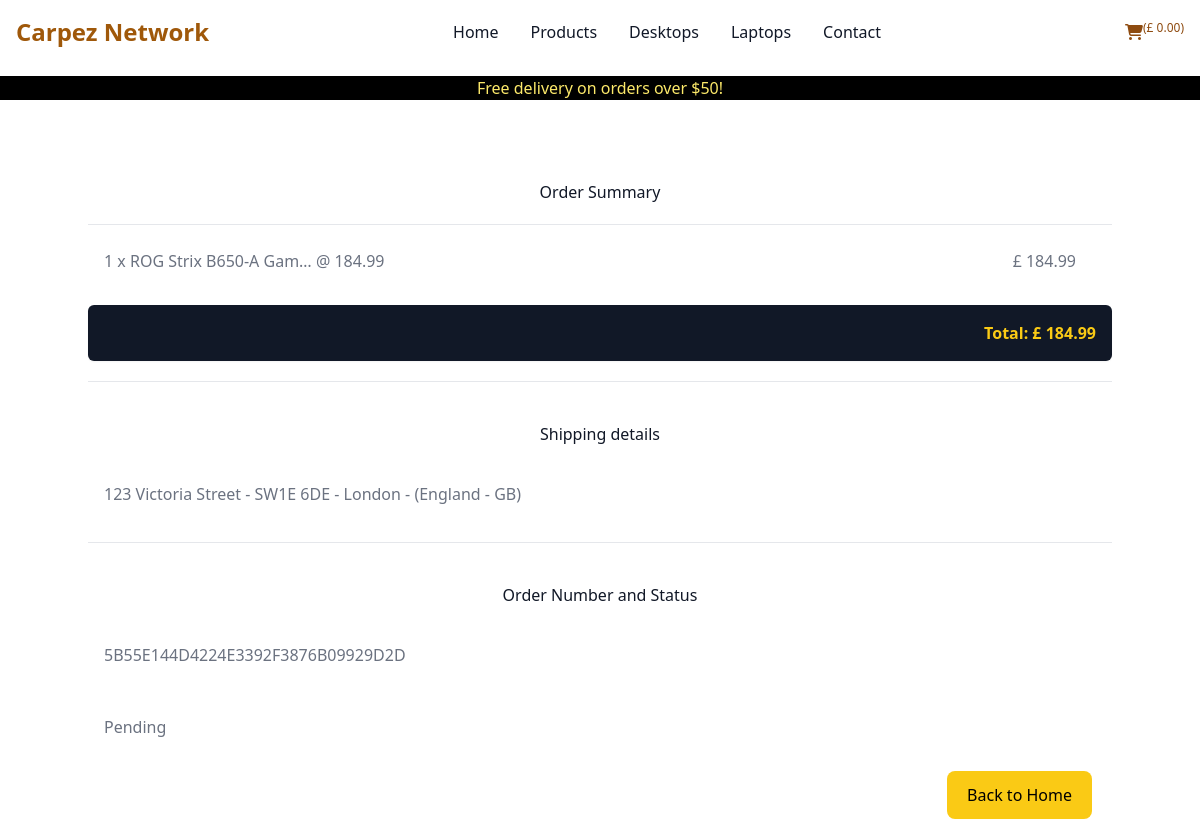
The app's page /checkout/checkout_success/5B55E144D4224E3392F3876B09929D2D with its own data.
### checkout/models.py (models this page shows, shortened)
class OrderLineItem(models.Model):
    order = models.ForeignKey(
        Order,
        null=False,
        blank=False,
        on_delete=models.CASCADE,
        related_name='lineitems'
        )
    product = models.ForeignKey(
        Product,
        null=False,
        blank=False,
        on_delete=models.CASCADE
        )
    quantity = models.IntegerField(null=False, blank=False, default=0)
    lineitem_total = models.DecimalField(
        max_digits=6,
        decimal_places=2,
        null=False,
        blank=False,
        editable=False
        )

class Order(models.Model):
    order_number = models.CharField(max_length=32, null=False, editable=False)
    date = models.DateTimeField(auto_now_add=True)
    delivery_cost = models.DecimalField(
        max_digits=6,
        decimal_places=2,
        null=False,
        default=0
    )
    order_total = models.DecimalField(
        max_digits=10,
        decimal_places=2,
        null=False,
        default=0
    )
    grand_total = models.DecimalField(
        max_digits=10,
        decimal_places=2,
        null=False,
        default=0
    )
    bag_and_shipping_details = models.JSONField(
        encoder=DjangoJSONEncoder,
        decoder=json.JSONDecoder
    )
    full_name = models.CharField(max_length=254, null=True, editable=False)
    email = models.EmailField(max_length=254, null=True, editable=False)
    shipping = models.CharField(max_length=254, null=True, editable=False)
    billing_details = models.JSONField(null=True, blank=True)
    stripe_pid = models.CharField(
        max_length=32,
        null=False,
        blank=False,
        editable=False,
        default="before migration"
    )
    user = models.ForeignKey(
        Dashboard,
        null=True,
        blank=True,
        related_name="orders",
        on_delete=models.SET_NULL
    )
    status = models.CharField(
        max_length=10,
        null=False,
        default='pending',
        choices=[
            ('pending', "Pending"),
            ('confirmed', "Confirmed"),
            ('dispatched', "Dispatched"),
            ('delivered', "delivered")
        ]
    )

### products/models.py (models this page shows, shortened)
class Product(models.Model):
    category = models.ForeignKey(
        'Category', null=True, blank=True, on_delete=models.SET_NULL
    )
    brand = models.ForeignKey(
        'Brand', null=True, blank=True, on_delete=models.SET_NULL
    )
    tags = models.ManyToManyField(Tag)
    sku = models.CharField(max_length=254, null=True, blank=True)
    name = models.CharField(max_length=254)
    description = models.TextField()
    rating = models.DecimalField(max_digits=2, decimal_places=1, null=True, blank=False)
    price = models.DecimalField(max_digits=6, decimal_places=2)
    image = models.ImageField(null=True, blank=True)
    reviews = models.ManyToManyField(Reviews)

### checkout/views.py (the view)
def checkout_success(request, order_number):
    order = get_object_or_404(Order, order_number=order_number)
    line_items = order.lineitems.all()
    if "bag" in request.session:
        del request.session["bag"]
    template = "checkout/checkout_success.html"
    context = {
        "order": order,
        "line_items": line_items
    }
    return render(request, template, context)

### bag/context.py (called while the page is built, shortened)
def bag(request):
    bag_items = []
    total = 0
    objects = 0
    b = request.session.get('bag', {})
    if total < settings.FREE_DELIVERY_TRESHOLD:
        delivery = total * Decimal(settings.STANDARD_DELIVERY_PERCENTAGE / 100)
        free_delivery_delta = settings.FREE_DELIVERY_TRESHOLD - total
    else:
        delivery = 0
        free_delivery_delta = 0
    grand_total = total + delivery
    json_bag = json.dumps(b)
    context = {
        'bag': json_bag,
        'bag_items': bag_items,
        'total': total,
        'objects': objects,
        'delivery': delivery,
        'free_delivery_delta': free_delivery_delta,
        'free_delivery_treshold': settings.FREE_DELIVERY_TRESHOLD,
        'grand_total': grand_total,
    }
    return context

### bag/templatetags/bag_tools.py (called while the page is built)
@register.filter(name='calc_subtotal')
def calc_subtotal(price, quantity):
    return price * quantity

### checkout/templates/checkout/checkout_success.html (shortened to what this page needs)
{% extends 'base.html' %}
{% load bag_tools %}
{% block content %}
<div class="container">
    <h2 class="font-xl text-gray-900 mb-5 mt-20 text-center">
      Order Summary
    </h2>
    <hr>
    {% for lineitem in line_items %}
        <p class="mb-4 mt-2 p-4 font-large text-gray-500 dark:text-gray-400">
            {{ lineitem.quantity }} x {{ lineitem.product.name|truncatechars:21 }} @ {{ lineitem.product.price }}<span class="float-end mr-5">£ {{ lineitem.product.price|calc_subtotal:lineitem.quantity }} </span></p>
    {% endfor %}
    <p class="mt-4 p-4 bg-gray-900 rounded-md shadow-sm text-yellow-300 p-4 text-end">
        <strong>
            Total:  £ {{ order.grand_total|floatformat:2 }}
        </strong>
    </p>
    <hr class="mt-5 mb-5">
    <h2 class="font-large text-gray-900 mb-5 mt-10 text-center">
      Shipping details
    </h2>
    <p class="mb-4 p-4 text-gray-500 dark:text-gray-400">{{ order.shipping }}</p>
    <hr class="mt-5 mb-5">
    <h2 class="font-large text-gray-900 mb-5 mt-10 text-center">
      Order Number and Status
    </h2>
    <p class="mb-4 p-4 text-gray-500 dark:text-gray-400">{{ order.order_number }}</p>
    <p class="mb-4 p-4 text-gray-500 dark:text-gray-400">{{ order.get_status_display }}</p>
    <a href="{% url 'home' %}" class="btn btn-submit mr-5 float-end">Back to Home</a>
</div>
{% endblock %}

### records on screen
OrderLineItem: quantity "1", product.name "ROG Strix B650-A Gam…", product.price "184.99", product.price|calc_subtotal "184.99"
Order: grand_total "184.99", shipping "123 Victoria Street - SW1E 6DE - London - (England - GB)", order_number "5B55E144D4224E3392F3876B09929D2D", status "Pending"

### other values on screen
{{ grand_total|floatformat:2 }} "0.00"
{{ free_delivery_treshold }} "50"
